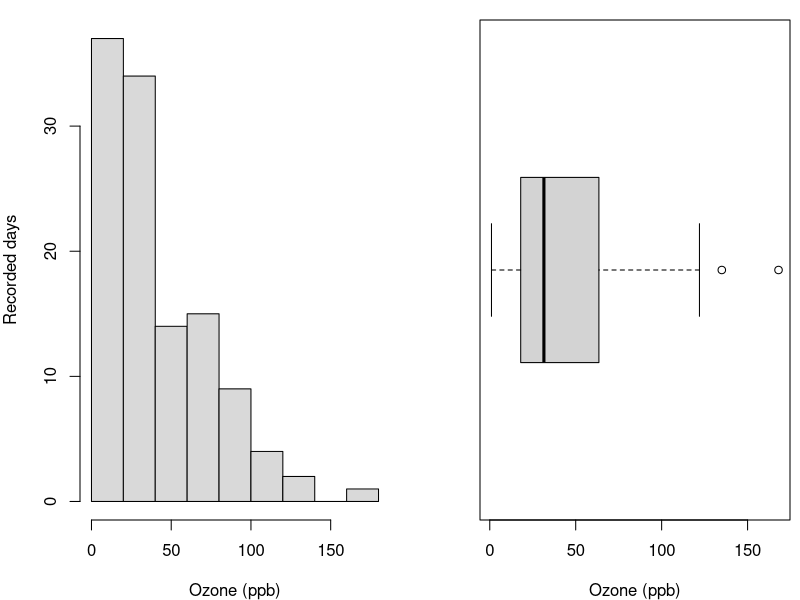
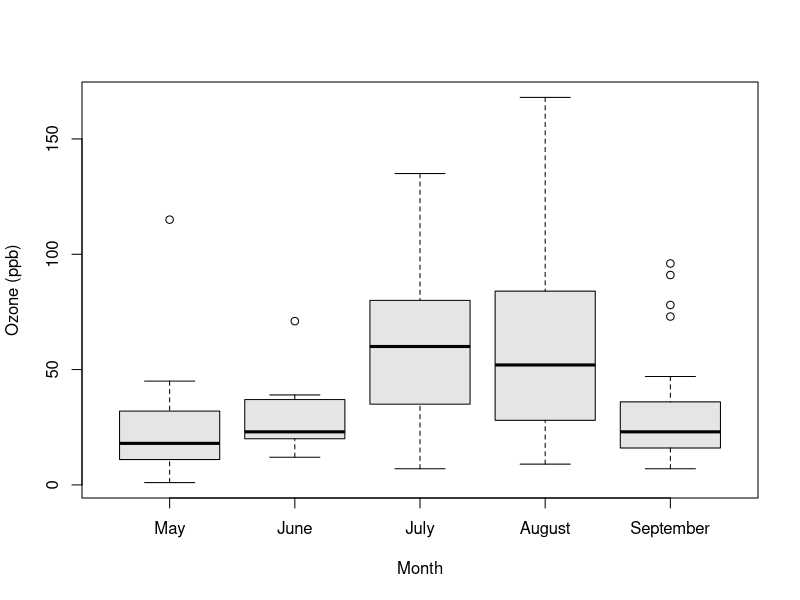
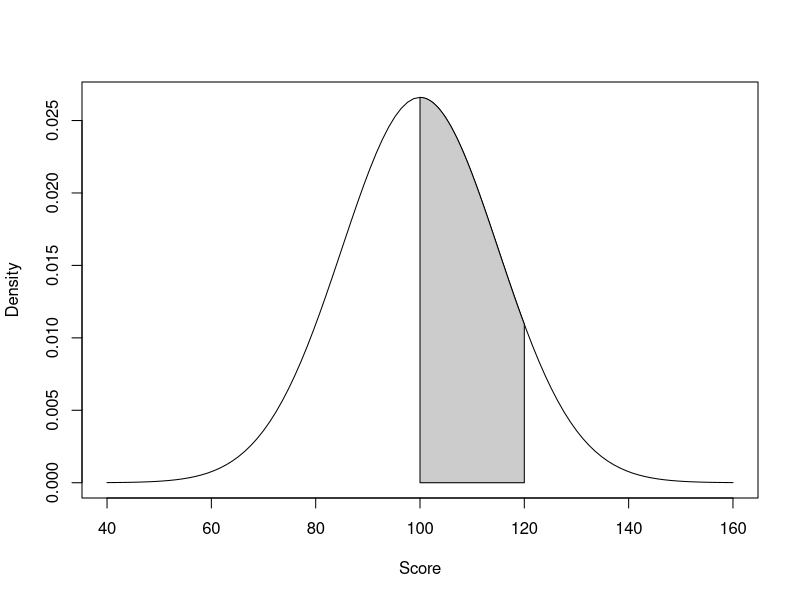
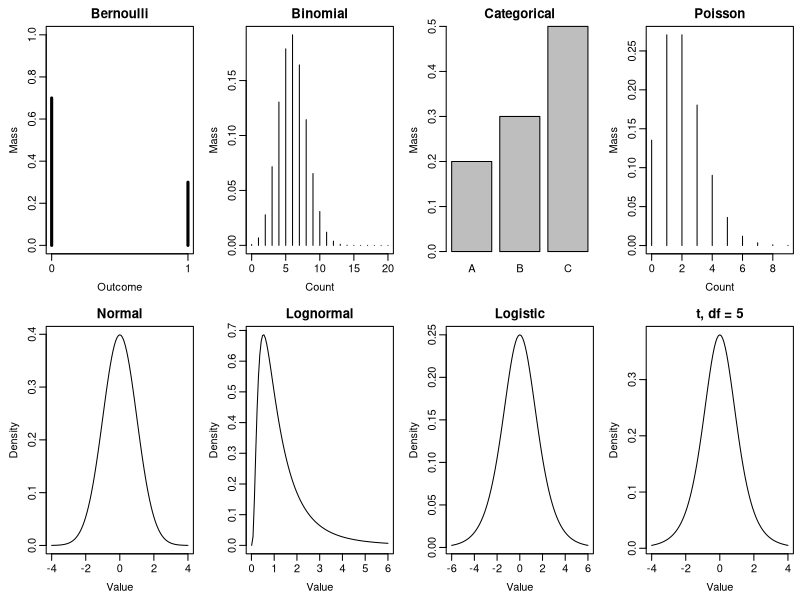
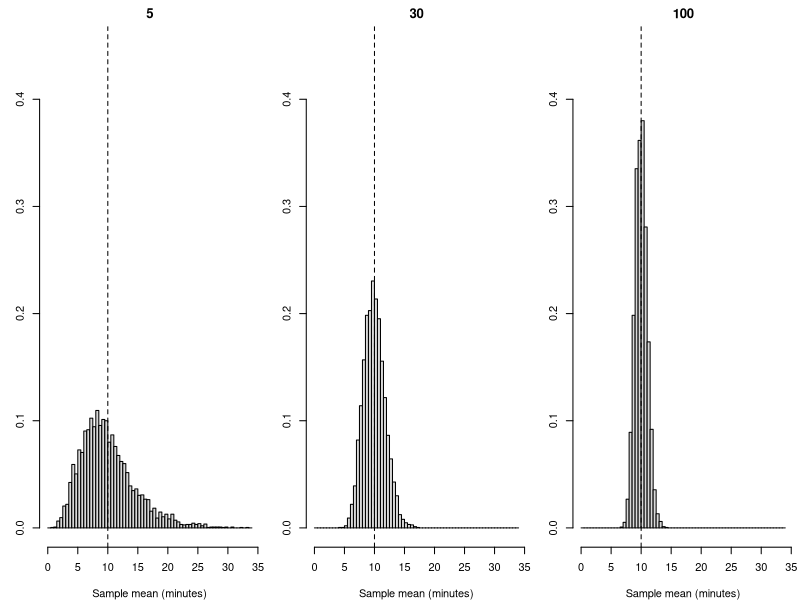
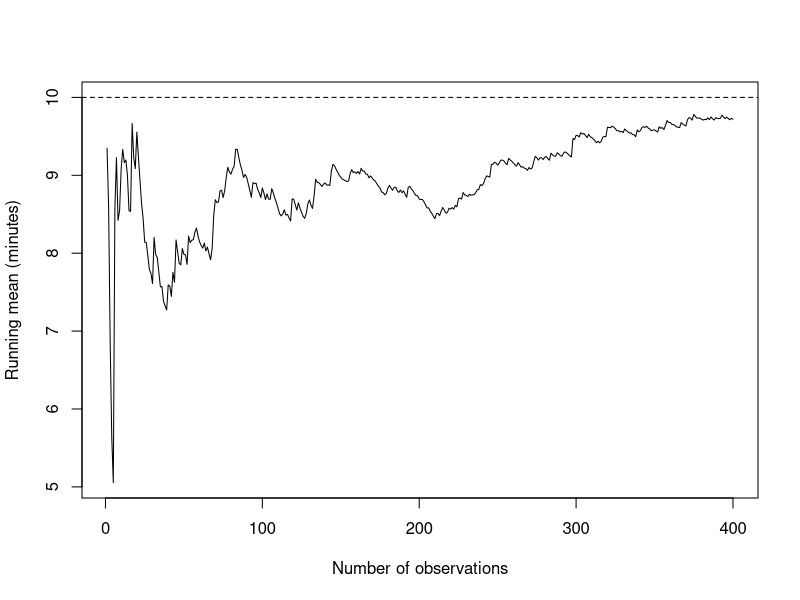
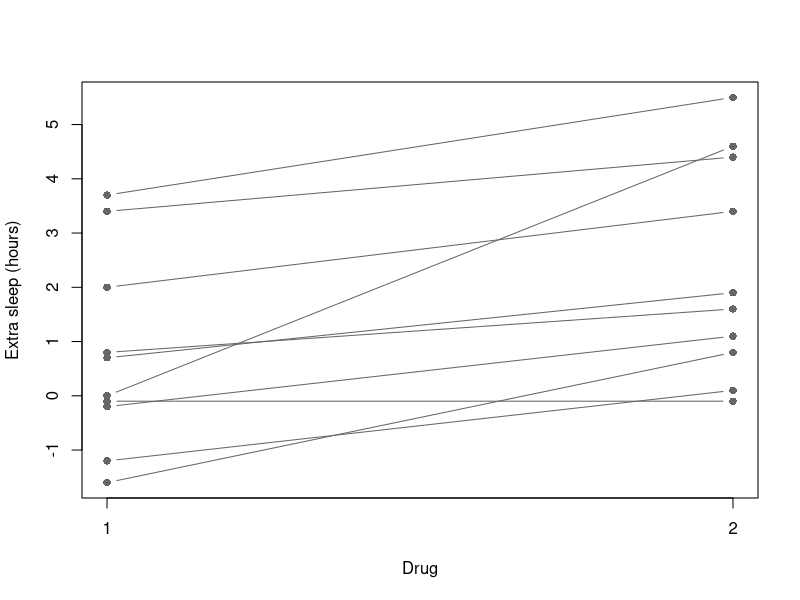
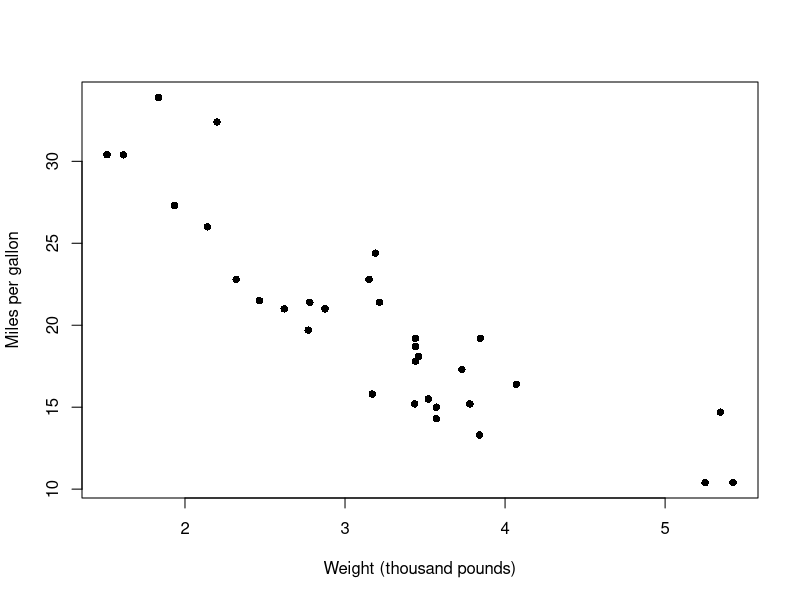

Recreate these plots in R, in order.
## ---- chunk 1
#| label: setup
#| include: false
knitr::opts_chunk$set(echo = TRUE, warning = FALSE, message = FALSE,
                     collapse = TRUE, comment = "#>")
if (knitr::is_latex_output()) knitr::opts_chunk$set(dev = "cairo_pdf")
options(digits = 10, width = 65)
## ---- chunk 2
#| label: ch05-scores
scores <- c(50, 60, 70)
mean(scores)
## ---- chunk 3
#| label: ch05-vector-operations
options(digits = 10, width = 65)
length(scores)
scores[2]
scores >= 60
scores[scores >= 60]
mean(x = scores[scores >= 60])
## ---- chunk 4
small <- data.frame(
  student = c("A", "B", "C"), program_code = c(1, 2, 2),
  baseline = c(50, 60, 70), followup = c(55, NA, 78))
small
## ---- chunk 5
mean(small$followup, na.rm = TRUE)
sum(!is.na(small$followup))
## ---- chunk 6
paired_rows <- complete.cases(small[c("baseline", "followup")])
small$change <- small$followup - small$baseline
mean(small$change[paired_rows])
## ---- chunk 7
#| label: ch05-air-inspection
air <- airquality
head(air, 2)
dim(air)
c(rows = nrow(air), recorded = sum(!is.na(air$Ozone)),
  missing = sum(is.na(air$Ozone)))
ozone <- air$Ozone[!is.na(air$Ozone)]
## ---- chunk 8
#| label: ch05-selection-recoding
july <- air[air$Month == 7 & !is.na(air$Ozone), ]
c(n_July = nrow(july), mean_July = mean(july$Ozone))
air$temp_C <- (air$Temp - 32) * 5 / 9
small$program <- factor(small$program_code, levels = c(1, 2),
                        labels = c("Standard", "Practice"))
small[c("student", "program_code", "program")]
## ---- chunk 9
#| label: ch05-complete-pairs
#| echo: false
solar_pairs <- air[complete.cases(air[c("Ozone", "Solar.R")]), ]
nrow(solar_pairs)
## ---- chunk 10
set.seed(60508)
selected_id <- sample.int(20000, 100, replace = FALSE)
head(selected_id)
c(selected = length(selected_id), distinct = length(unique(selected_id)))
## ---- chunk 11
#| label: fig-ch05-ozone
#| fig-cap: "Recorded ozone values on 116 days, displayed as a histogram and boxplot."
#| fig-alt: "The histogram has a long right tail reaching 168 ppb. The horizontal boxplot places the median near the lower values and marks several high observations beyond its upper whisker."
#| fig-width: 6.2
#| fig-height: 3.4
oldpar <- par(mfrow = c(1, 2), mar = c(4, 4, 1, .5))
hist(ozone, breaks = seq(0, 180, by = 20), col = "grey85",
     xlab = "Ozone (ppb)", ylab = "Recorded days", main = "")
boxplot(ozone, horizontal = TRUE, xlab = "Ozone (ppb)")
par(oldpar)
## ---- chunk 12
c(mean = mean(scores), ss = sum((scores - mean(scores))^2),
  var = var(scores), sd = sd(scores))
changed_scores <- c(50, 60, 100)
c(mean = mean(changed_scores), median = median(changed_scores),
  sd = sd(changed_scores))
## ---- chunk 13
c(mean = mean(ozone), median = median(ozone), sd = sd(ozone))
quantile(ozone, probs = c(0, .25, .5, .75, 1), type = 7)
IQR(ozone, type = 7)
## ---- chunk 14
#| label: ch05-quartile-convention
#| echo: false
quantile(c(1, 3, 3, 5), c(.25, .75), type = 7)
IQR(c(1, 3, 3, 5), type = 7)
## ---- chunk 15
#| label: ch05-equal-means-spreads
#| echo: false
group_1 <- c(58, 60, 62)
group_2 <- c(40, 60, 80)
c(mean(group_1), mean(group_2))
c(sd(group_1), sd(group_2))
## ---- chunk 16
air_observed <- air[!is.na(air$Ozone), ]
air_observed$month <- factor(air_observed$Month, levels = 5:9,
  labels = c("May", "June", "July", "August", "September"))
cbind(days = table(air_observed$month),
      mean = tapply(ozone, air_observed$month, mean),
      sd = tapply(ozone, air_observed$month, sd))
## ---- chunk 17
#| label: fig-ch05-months
#| fig-pos: H
#| echo: false
#| fig-cap: "Recorded ozone distributions by month; each box uses that month's available measurements."
#| fig-alt: "July and August have higher median ozone than May, June, and September, with different spreads and only nine observed days in June."
#| fig-width: 6
#| fig-height: 3.4
boxplot(Ozone ~ month, data = air_observed,
        xlab = "Month", ylab = "Ozone (ppb)", col = "grey90")
## ---- chunk 18
#| label: ch05-wait-groups
#| echo: false
wait_a <- c(1, 3)
wait_b <- c(3, 3, 5, 9)
c(mean_A = mean(wait_a), mean_B = mean(wait_b),
  sd_A = sd(wait_a), sd_B = sd(wait_b))
mean(c(wait_a, wait_b))
## ---- chunk 19
#| label: ch05-month-weighting
month_n <- tapply(air$Ozone, air$Month, function(x) sum(!is.na(x)))
month_mean <- tapply(air$Ozone, air$Month, mean, na.rm = TRUE)
c(recorded_day_mean = weighted.mean(month_mean[c("6", "7")],
                                     month_n[c("6", "7")]),
  equal_month_mean = mean(month_mean[c("6", "7")]))
## ---- chunk 20
cars <- mtcars
cars$transmission <- factor(cars$am, levels = c(0, 1),
  labels = c("Automatic", "Manual"))
cars$mpg20 <- factor(cars$mpg >= 20, levels = c(FALSE, TRUE),
  labels = c("Below 20", "At least 20"))
tab <- table(cars$transmission, cars$mpg20)
tab
100 * prop.table(tab, margin = 1)
100 * prop.table(tab, margin = 2)
## ---- chunk 21
#| label: ch05-transformation
#| echo: false
c(mean_F = mean(air$Temp), SD_F = sd(air$Temp),
  mean_C = mean(air$temp_C), SD_C = sd(air$temp_C))
## ---- chunk 22
#| label: ch05-normal-empirical
z_100 <- (100 - mean(ozone)) / sd(ozone)
c(z = z_100, model_above = pnorm(z_100, lower.tail = FALSE),
  observed_above = mean(ozone >= 100),
  model_within_1SD = pnorm(1) - pnorm(-1),
  observed_within_1SD = mean(abs(scale(ozone)) <= 1))
## ---- chunk 23
#| label: ch05-normal-score-areas
c(below_100 = pnorm(100, 100, 15),
  above_140 = pnorm(140, 100, 15, lower.tail = FALSE),
  between_100_120 = pnorm(120, 100, 15) - pnorm(100, 100, 15))
qnorm(c(.025, .975), mean = 100, sd = 15)
## ---- chunk 24
#| label: fig-ch05-normal-area
#| echo: false
#| fig-cap: "Probability is an area under a stipulated Normal density."
#| fig-alt: "The score range from 100 to 120 is shaded under a Normal curve with mean 100 and SD 15. Its area is .4088."
#| fig-width: 6.2
#| fig-height: 3.3
curve(dnorm(x, mean = 100, sd = 15), 40, 160,
      xlab = "Score", ylab = "Density")
shade_x <- seq(100, 120, length.out = 200)
polygon(c(100, shade_x, 120),
        c(0, dnorm(shade_x, 100, 15), 0), col = "grey80")
## ---- chunk 25
#| label: ch05-binomial-functions
c(mass_4 = dbinom(4, size = 20, prob = .3),
  at_most_4 = pbinom(4, size = 20, prob = .3),
  quantile_95 = qbinom(.95, size = 20, prob = .3))
set.seed(20517)
rbinom(6, size = 20, prob = .3)
## ---- chunk 26
#| label: ch05-other-model-functions
c(Bernoulli_1 = dbinom(1, size = 1, prob = .3),
  Poisson_3 = dpois(3, lambda = 2),
  lognormal_below_2 = plnorm(2, meanlog = 0, sdlog = .8),
  logistic_quantile_95 = qlogis(.95, location = 0, scale = 1))
labels <- c("A", "B", "C")
probabilities <- c(.2, .3, .5)
set.seed(20517)
sample(labels, size = 6, replace = TRUE, prob = probabilities)
## ---- chunk 27
#| label: fig-ch05-models
#| fig-pos: H
#| echo: false
#| fig-cap: "Examples of discrete masses and continuous densities under specified models."
#| fig-alt: "Four panels show Bernoulli, binomial, categorical and Poisson masses. Four others show Normal, lognormal, logistic and t densities on their respective supports."
#| fig-width: 7
#| fig-height: 5.5
oldpar <- par(mfrow = c(2, 4), mar = c(3.5, 3.5, 2, .5),
              mgp = c(2, .6, 0))
plot(0:1, dbinom(0:1, 1, .3), type = "h", lwd = 3,
     ylim = c(0, 1), xaxt = "n", xlab = "Outcome",
     ylab = "Mass", main = "Bernoulli")
axis(1, at = 0:1)
plot(0:20, dbinom(0:20, 20, .3), type = "h",
     xlab = "Count", ylab = "Mass", main = "Binomial")
barplot(probabilities, names.arg = labels,
        ylab = "Mass", main = "Categorical")
plot(0:9, dpois(0:9, 2), type = "h",
     xlab = "Count", ylab = "Mass", main = "Poisson")
curve(dnorm(x), -4, 4, xlab = "Value", ylab = "Density",
      main = "Normal")
curve(dlnorm(x, 0, .8), .01, 6, xlab = "Value",
      ylab = "Density", main = "Lognormal")
curve(dlogis(x), -6, 6, xlab = "Value", ylab = "Density",
      main = "Logistic")
curve(dt(x, df = 5), -4, 4, xlab = "Value",
      ylab = "Density", main = "t, df = 5")
par(oldpar)
## ---- chunk 28
set.seed(60506)
one_sample <- rnorm(30, mean = 50, sd = 10)
c(model_mean = 50, model_sd = 10,
  sample_mean = mean(one_sample), sample_sd = sd(one_sample))
## ---- chunk 29
n_special <- 60
n_usual <- 60
mean_special <- 27.1
mean_usual <- 24.0
sd_special <- 6.0
sd_usual <- 6.4
estimate <- mean_special - mean_usual
estimate
## ---- chunk 30
set.seed(60203)
one_waiting_sample <- rexp(5, rate = 1 / 10)
one_waiting_sample
mean(one_waiting_sample)
## ---- chunk 31
set.seed(60203)
B <- 5000
n_middle <- 30
means_5 <- replicate(B, mean(rexp(5, rate = 1 / 10)))
mean(means_5)
sd(means_5)
## ---- chunk 32
means_middle <- replicate(
  B, mean(rexp(n_middle, rate = 1 / 10)))
means_100 <- replicate(B, mean(rexp(100, rate = 1 / 10)))
sample_sizes <- c(5, n_middle, 100)
c(mean(means_middle), sd(means_middle))
c(mean(means_100), sd(means_100))
10 / sqrt(sample_sizes)
## ---- chunk 33
#| label: fig-ch05-sampling-means
#| echo: false
#| fig-cap: "Sampling distributions from 5,000 means at each sample size; the individual waiting-time model is unchanged."
#| fig-alt: "Three histograms share both axes. Means from samples of five are broad and right-skewed; means from thirty and one hundred observations concentrate more tightly around ten and become more nearly symmetric."
#| fig-width: 6.5
#| fig-height: 3.3
oldpar <- par(mfrow = c(1, 3), mar = c(4, 3, 2, .5))
means_list <- list(means_5, means_middle, means_100)
breaks_wait <- seq(0, ceiling(max(unlist(means_list))), by = .5)
for (j in seq_along(means_list)) {
  hist(means_list[[j]], breaks = breaks_wait, probability = TRUE,
       xlim = range(breaks_wait), ylim = c(0, .45), col = "grey85",
       xlab = "Sample mean (minutes)", main = sample_sizes[j])
  abline(v = 10, lty = 2)
}
par(oldpar)
## ---- chunk 34
#| label: ch05-align-sleep
all(table(sleep$ID, sleep$group) == 1)
sleep_wide <- reshape(sleep, idvar = "ID", timevar = "group",
                       direction = "wide")
sleep_wide <- sleep_wide[order(sleep_wide$ID), ]
sleep_d <- sleep_wide$extra.2 - sleep_wide$extra.1
head(sleep_wide, 3)
c(n = length(sleep_d), mean = mean(sleep_d), SD = sd(sleep_d))
## ---- chunk 35
#| label: ch05-paired-identities
mean(sleep_wide$extra.2) - mean(sleep_wide$extra.1)
c(variance_difference = var(sleep_d),
  identity = var(sleep_wide$extra.2) + var(sleep_wide$extra.1) -
    2 * cov(sleep_wide$extra.2, sleep_wide$extra.1))
## ---- chunk 36
#| label: ch05-ozone-se
#| echo: false
sd(ozone) / sqrt(length(ozone))
## ---- chunk 37
standard_error <- sqrt(
  sd_special^2 / n_special + sd_usual^2 / n_usual)
standard_error
## ---- chunk 38
#| label: ch05-paired-se
#| echo: false
sd(sleep_d) / sqrt(length(sleep_d))
sqrt((var(sleep_wide$extra.2) + var(sleep_wide$extra.1)) / 10)
## ---- chunk 39
#| label: ch05-school-contrasts
#| echo: false
contrasts_12 <- c(-2, 0, 1, 1, 2, 2, 3, 3, 4, 4, 5, 7)
c(mean = mean(contrasts_12), sd = sd(contrasts_12),
  se = sd(contrasts_12) / sqrt(12))
## ---- chunk 40
#| label: fig-ch05-running-mean
#| echo: false
#| fig-cap: "One running mean from independent exponential waits with model mean ten minutes."
#| fig-alt: "The running mean fluctuates irregularly around ten; it is 9.7207 after 400 observations. Adding a draw can move it closer to or farther from the target."
#| fig-width: 6.2
#| fig-height: 3.3
set.seed(60204)
running_waits <- rexp(400, rate = 1 / 10)
running_mean <- cumsum(running_waits) / seq_along(running_waits)
plot(running_mean, type = "l", xlab = "Number of observations",
     ylab = "Running mean (minutes)", ylim = range(c(running_mean, 10)))
abline(h = 10, lty = 2)
## ---- chunk 41
#| label: ch05-mean-critical
#| echo: true
c(z_975 = qnorm(.975), t_df5 = qt(.975, 5),
  t_df9 = qt(.975, 9), t_df30 = qt(.975, 30))
## ---- chunk 42
#| label: ch05-one-z
#| echo: true
mpg <- cars$mpg
n_mpg <- length(mpg)
mean_mpg <- mean(mpg)
sigma_known <- 5
SE_z <- sigma_known / sqrt(n_mpg)
z_mpg <- (mean_mpg - 20) / SE_z
c(estimate = mean_mpg, SE = SE_z, z = z_mpg,
  p = 2 * pnorm(abs(z_mpg), lower.tail = FALSE))
mean_mpg + c(-1, 1) * qnorm(.975) * SE_z
## ---- chunk 43
#| label: ch05-one-t
#| echo: true
one_t <- t.test(mpg, mu = 20)
one_t
c(SD = sd(mpg), SE = one_t$stderr,
  critical = qt(.975, n_mpg - 1))
## ---- chunk 44
#| label: ch05-summary-mean
#| echo: true
n_sum <- 25
mean_sum <- 52
sd_sum <- 5
SE_sum <- sd_sum / sqrt(n_sum)
t_sum <- (mean_sum - 50) / SE_sum
c(SE = SE_sum, critical = qt(.975, n_sum - 1), t = t_sum,
  two_sided_p = 2 * pt(abs(t_sum), n_sum - 1, lower.tail = FALSE),
  greater_p = pt(t_sum, n_sum - 1, lower.tail = FALSE))
mean_sum + c(-1, 1) * qt(.975, n_sum - 1) * SE_sum
## ---- chunk 45
#| label: fig-ch05-pairs
#| echo: false
#| fig-cap: "Two measurements for each of ten people."
#| fig-alt: "Lines connect drug 1 and drug 2 for each person; nine rise and one is flat."
#| fig-width: 6.2
#| fig-height: 3.4
matplot(1:2, t(as.matrix(sleep_wide[c("extra.1", "extra.2")])),
  type = "b", lty = 1, pch = 16, col = "grey40",
  xaxt = "n", xlab = "Drug", ylab = "Extra sleep (hours)")
axis(1, at = 1:2, labels = c("1", "2"))
## ---- chunk 46
#| label: ch05-paired-test
#| echo: true
complete_sleep <- complete.cases(sleep_wide[c("extra.1", "extra.2")])
table(complete_sleep)
paired_t <- t.test(sleep_wide$extra.2[complete_sleep],
  sleep_wide$extra.1[complete_sleep], paired = TRUE)
c(t = unname(paired_t$statistic), df = unname(paired_t$parameter),
  p = paired_t$p.value)
paired_t$conf.int
c(estimate = mean(sleep_d), SE = sd(sleep_d) / sqrt(length(sleep_d)),
  critical = qt(.975, length(sleep_d) - 1))
t.test(sleep_d, conf.level = .99)$conf.int
## ---- chunk 47
#| label: ch05-student-pairs
#| echo: true
before <- c(50, 54, 48, 60, 55, 58, 62, 53)
after <- c(49, 54, 49, 62, 57, 61, 66, 58)
change <- after - before
student_t <- t.test(after, before, paired = TRUE)
c(t = unname(student_t$statistic), df = unname(student_t$parameter),
  p = student_t$p.value)
student_t$conf.int
c(mean = mean(change), SD = sd(change),
  SE = sd(change) / sqrt(length(change)))
## ---- chunk 48
#| label: ch05-independent-welch
#| echo: true
auto <- cars$mpg[cars$am == 0]
manual <- cars$mpg[cars$am == 1]
a <- var(auto) / length(auto)
b <- var(manual) / length(manual)
df_welch <- (a + b)^2 /
  (a^2 / (length(auto) - 1) + b^2 / (length(manual) - 1))
c(n_auto = length(auto), n_manual = length(manual),
  mean_auto = mean(auto), mean_manual = mean(manual),
  difference = mean(auto) - mean(manual), SE = sqrt(a + b),
  df = df_welch)
welch <- t.test(auto, manual)
c(t = unname(welch$statistic), df = unname(welch$parameter),
  p = welch$p.value)
welch$conf.int
## ---- chunk 49
#| label: ch05-independent-pooled
#| echo: false
pooled <- t.test(auto, manual, var.equal = TRUE)
c(SE = pooled$stderr, df = pooled$parameter, p = pooled$p.value)
pooled$conf.int
## ---- chunk 50
#| label: ch05-special-practice-inference
#| echo: true
a_special <- sd_special^2 / n_special
a_usual <- sd_usual^2 / n_usual
df_special <- (a_special + a_usual)^2 /
  (a_special^2 / (n_special - 1) + a_usual^2 / (n_usual - 1))
t_special <- estimate / standard_error
c(estimate = estimate, SE = standard_error, df = df_special,
  critical = qt(.975, df_special), t = t_special,
  p = 2 * pt(abs(t_special), df_special, lower.tail = FALSE))
estimate + c(-1, 1) * qt(.975, df_special) * standard_error
## ---- chunk 51
#| label: ch05-one-coverage-study
#| echo: false
set.seed(60610)
one_sample <- rnorm(10, mean = 1.5, sd = 1.2)
one_mean <- mean(one_sample)
one_se <- sd(one_sample) / sqrt(10)
one_interval <- one_mean + c(-1, 1) * qt(.975, 9) * one_se
one_interval
1.5 >= one_interval[1] & 1.5 <= one_interval[2]
## ---- chunk 52
#| label: ch05-car-relationship
car_pairs <- mtcars[complete.cases(mtcars[c("wt", "mpg")]), ]
c(n = nrow(car_pairs), covariance = cov(car_pairs$wt, car_pairs$mpg),
  correlation = cor(car_pairs$wt, car_pairs$mpg))
## ---- chunk 53
#| label: fig-ch05-car-pairs
#| fig-cap: "Mileage and weight for 32 recorded car models."
#| fig-alt: "Heavier models generally have lower mpg, with substantial scatter around the decreasing pattern and possible curvature."
#| fig-width: 6.2
#| fig-height: 3.5
plot(car_pairs$wt, car_pairs$mpg, pch = 16,
     xlab = "Weight (thousand pounds)", ylab = "Miles per gallon")
## ---- chunk 54
#| label: ch05-covariance-rescaling
#| echo: false
c(covariance_pounds = cov(1000 * car_pairs$wt, car_pairs$mpg),
  correlation_pounds = cor(1000 * car_pairs$wt, car_pairs$mpg))
## ---- chunk 55
#| label: ch05-curve-example
#| echo: false
x_curve <- -2:2
y_curve <- x_curve^2
c(covariance = cov(x_curve, y_curve), r = cor(x_curve, y_curve))
## ---- chunk 56
#| label: fig-ch05-curve
#| echo: false
#| fig-cap: "An exact curved relationship with zero Pearson correlation."
#| fig-alt: "Five points at x equal to minus two, minus one, zero, one and two have y values four, one, zero, one and four, forming a U."
#| fig-width: 5.5
#| fig-height: 2.8
plot(x_curve, y_curve, type = "b", pch = 16,
     xlab = "x", ylab = expression(y == x^2))
## ---- chunk 57
#| label: fig-ch05-correlation-gallery
#| echo: false
#| fig-cap: "Realized samples with different directions and strengths of linear association."
#| fig-alt: "Six equal-size samples on common axes range from strongly negative through weak association to strongly positive. Their observed correlations are minus .8916, minus .6252, minus .1328, .2808, .4803 and .8800."
#| fig-width: 6.5
#| fig-height: 4.5
set.seed(60206)
target_r <- c(-.9, -.5, 0, .3, .6, .9)
gallery <- lapply(target_r, function(rho) {
  x <- rnorm(80)
  y <- rho * x + sqrt(1 - rho^2) * rnorm(80)
  data.frame(x, y)
})
gallery_limits <- range(unlist(gallery))
oldpar <- par(mfrow = c(2, 3), mar = c(4, 4, 2, 1),
              mgp = c(2.2, .7, 0))
for (j in seq_along(gallery)) {
  g <- gallery[[j]]
  plot(g$x, g$y, pch = 16, cex = .55,
       xlim = gallery_limits, ylim = gallery_limits,
       xlab = "x", ylab = "y",
       main = sprintf("Observed r = %.4f", cor(g$x, g$y)))
}
par(oldpar)
## ---- chunk 58
#| label: ch05-matrix-calculation
variables <- c("mpg", "hp", "wt")
X <- mtcars[complete.cases(mtcars[variables]), variables]
S <- cov(X)
R <- cov2cor(S)
s <- sqrt(diag(S))
S_rebuilt <- R * outer(s, s)
c(n = nrow(X), largest_reconstruction_error =
    max(abs(S_rebuilt - S)))
## ---- chunk 59
#| label: ch05-correlation-types
#| echo: false
c(Pearson = cor(X$mpg, X$hp),
  Spearman = cor(X$mpg, X$hp, method = "spearman"),
  Kendall = cor(X$mpg, X$hp, method = "kendall"))
point_biserial <- cor(mtcars$am, mtcars$mpg)
c(point_biserial = point_biserial,
  reversed_coding = cor(1 - mtcars$am, mtcars$mpg))
## ---- chunk 60
#| label: ch05-pearson-test
pearson_test <- cor.test(car_pairs$wt, car_pairs$mpg,
                         method = "pearson")
c(r = unname(pearson_test$estimate), t = unname(pearson_test$statistic),
  df = unname(pearson_test$parameter), p = pearson_test$p.value)
pearson_test$conf.int
r_wt <- cor(car_pairs$wt, car_pairs$mpg)
t_wt <- r_wt * sqrt((nrow(car_pairs) - 2) / (1 - r_wt^2))
c(t = t_wt, df = nrow(car_pairs) - 2,
  p = 2 * pt(abs(t_wt), nrow(car_pairs) - 2, lower.tail = FALSE))
## ---- chunk 61
#| label: ch05-fisher-interval
fisher_interval <- tanh(atanh(r_wt) +
  c(-1, 1) * qnorm(.975) / sqrt(nrow(car_pairs) - 3))
fisher_interval
## ---- chunk 62
#| label: ch05-rank-tests
#| echo: false
spearman_test <- cor.test(X$mpg, X$hp, method = "spearman",
                          exact = FALSE)
c(S = unname(spearman_test$statistic), p = spearman_test$p.value)
kendall_test <- cor.test(X$mpg, X$hp, method = "kendall",
                         exact = FALSE)
c(z = unname(kendall_test$statistic), p = kendall_test$p.value)
## ---- chunk 63
#| label: ch05-point-biserial-equivalence
#| echo: false
r_pb <- cor(mtcars$am, mtcars$mpg)
t_pb <- r_pb * sqrt((nrow(mtcars) - 2) / (1 - r_pb^2))
pooled_manual_first <- t.test(manual, auto, var.equal = TRUE)
c(point_biserial_t = t_pb,
  pooled_t = unname(pooled_manual_first$statistic),
  df = nrow(mtcars) - 2,
  p = 2 * pt(abs(t_pb), nrow(mtcars) - 2, lower.tail = FALSE))
## ---- chunk 64
#| label: ch05-partial-formula
r_xy <- .60; r_xz <- .50; r_yz <- .60
(r_xy - r_xz * r_yz) / sqrt((1 - r_xz^2) * (1 - r_yz^2))
r_partial <- (R["mpg", "hp"] - R["mpg", "wt"] * R["hp", "wt"]) /
  sqrt((1 - R["mpg", "wt"]^2) * (1 - R["hp", "wt"]^2))
r_partial
## ---- chunk 65
#| label: ch05-partial-residuals
resid_mpg <- residuals(lm(mpg ~ wt, data = X))
resid_hp <- residuals(lm(hp ~ wt, data = X))
c(formula = r_partial, residual_correlation = cor(resid_mpg, resid_hp))
## ---- chunk 66
#| label: fig-ch05-partial
#| echo: false
#| fig-cap: "Mileage and horsepower after separately fitting their linear relationships with weight."
#| fig-alt: "The two residual vectors from the same 32 car models retain a negative association, with partial correlation minus .5470."
#| fig-width: 6.2
#| fig-height: 3.5
plot(resid_hp, resid_mpg, pch = 16,
     xlab = "Horsepower residual after weight adjustment",
     ylab = "Mpg residual after weight adjustment")
## ---- chunk 67
#| label: ch05-partial-test
k_controls <- 1
df_partial <- nrow(X) - k_controls - 2
t_partial <- r_partial * sqrt(df_partial / (1 - r_partial^2))
p_partial <- 2 * pt(abs(t_partial), df_partial, lower.tail = FALSE)
c(r = r_partial, t = t_partial, df = df_partial, p = p_partial)
